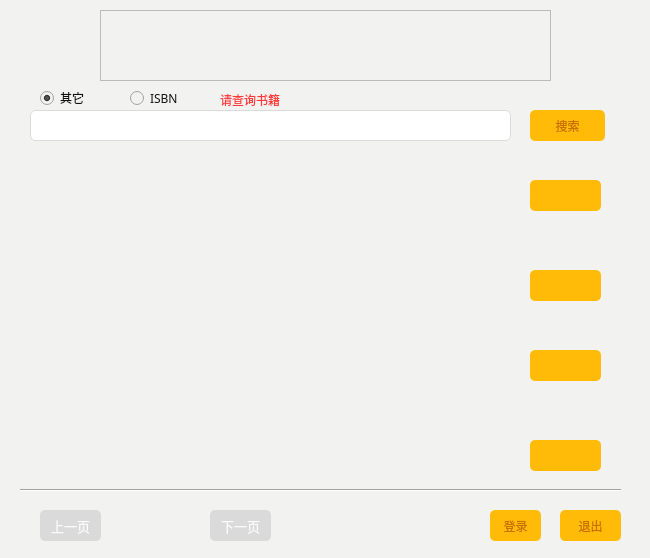
<?xml version="1.0" encoding="UTF-8"?>
<ui version="4.0">
 <class>index</class>
 <widget class="QWidget" name="index">
  <property name="enabled">
   <bool>true</bool>
  </property>
  <property name="geometry">
   <rect>
    <x>0</x>
    <y>0</y>
    <width>650</width>
    <height>558</height>
   </rect>
  </property>
  <property name="windowTitle">
   <string>index</string>
  </property>
  <property name="styleSheet">
   <string notr="true">background-color:#f2f2f0;</string>
  </property>
  <widget class="QLabel" name="_12">
   <property name="enabled">
    <bool>false</bool>
   </property>
   <property name="geometry">
    <rect>
     <x>60</x>
     <y>180</y>
     <width>141</width>
     <height>21</height>
    </rect>
   </property>
   <property name="font">
    <font>
     <family>微软雅黑</family>
     <pointsize>10</pointsize>
    </font>
   </property>
   <property name="autoFillBackground">
    <bool>false</bool>
   </property>
   <property name="styleSheet">
    <string notr="true">color:#666;</string>
   </property>
   <property name="text">
    <string/>
   </property>
  </widget>
  <widget class="QLabel" name="_21">
   <property name="enabled">
    <bool>false</bool>
   </property>
   <property name="geometry">
    <rect>
     <x>40</x>
     <y>250</y>
     <width>461</width>
     <height>21</height>
    </rect>
   </property>
   <property name="font">
    <font>
     <family>微软雅黑</family>
     <pointsize>12</pointsize>
    </font>
   </property>
   <property name="autoFillBackground">
    <bool>false</bool>
   </property>
   <property name="text">
    <string/>
   </property>
  </widget>
  <widget class="QLabel" name="_42">
   <property name="enabled">
    <bool>false</bool>
   </property>
   <property name="geometry">
    <rect>
     <x>60</x>
     <y>440</y>
     <width>151</width>
     <height>21</height>
    </rect>
   </property>
   <property name="font">
    <font>
     <family>微软雅黑</family>
     <pointsize>10</pointsize>
    </font>
   </property>
   <property name="autoFillBackground">
    <bool>false</bool>
   </property>
   <property name="styleSheet">
    <string notr="true">color:#666;</string>
   </property>
   <property name="text">
    <string/>
   </property>
  </widget>
  <widget class="QLabel" name="_22">
   <property name="enabled">
    <bool>false</bool>
   </property>
   <property name="geometry">
    <rect>
     <x>60</x>
     <y>270</y>
     <width>141</width>
     <height>21</height>
    </rect>
   </property>
   <property name="font">
    <font>
     <family>微软雅黑</family>
     <pointsize>10</pointsize>
    </font>
   </property>
   <property name="autoFillBackground">
    <bool>false</bool>
   </property>
   <property name="styleSheet">
    <string notr="true">color:#666;</string>
   </property>
   <property name="text">
    <string/>
   </property>
  </widget>
  <widget class="QPushButton" name="_15">
   <property name="enabled">
    <bool>true</bool>
   </property>
   <property name="geometry">
    <rect>
     <x>530</x>
     <y>180</y>
     <width>71</width>
     <height>31</height>
    </rect>
   </property>
   <property name="font">
    <font>
     <family>微软雅黑</family>
     <pointsize>12</pointsize>
    </font>
   </property>
   <property name="mouseTracking">
    <bool>false</bool>
   </property>
   <property name="acceptDrops">
    <bool>false</bool>
   </property>
   <property name="styleSheet">
    <string notr="true">QPushButton:hover{background:qlineargradient(spread:pad, x1:0.505682, y1:0, x2:0.539773, y2:1, stop:0 rgba(255, 208, 32, 255), stop:1 rgba(255, 196, 19, 255));color:#c97002;border-radius:5;border:#E79F14;}
QPushButton:!hover{background-color:#ffbb07;
color:#c97002;border-radius:5;}
</string>
   </property>
   <property name="text">
    <string/>
   </property>
  </widget>
  <widget class="QPushButton" name="page_prev">
   <property name="geometry">
    <rect>
     <x>40</x>
     <y>510</y>
     <width>61</width>
     <height>31</height>
    </rect>
   </property>
   <property name="font">
    <font>
     <family>微软雅黑</family>
     <pointsize>10</pointsize>
    </font>
   </property>
   <property name="styleSheet">
    <string notr="true">background-color:#DADADA;border-radius:5;color:#fafafa</string>
   </property>
   <property name="text">
    <string>上一页</string>
   </property>
  </widget>
  <widget class="QPushButton" name="_35">
   <property name="enabled">
    <bool>true</bool>
   </property>
   <property name="geometry">
    <rect>
     <x>530</x>
     <y>350</y>
     <width>71</width>
     <height>31</height>
    </rect>
   </property>
   <property name="font">
    <font>
     <family>微软雅黑</family>
     <pointsize>12</pointsize>
    </font>
   </property>
   <property name="mouseTracking">
    <bool>false</bool>
   </property>
   <property name="acceptDrops">
    <bool>false</bool>
   </property>
   <property name="styleSheet">
    <string notr="true">QPushButton:hover{background:qlineargradient(spread:pad, x1:0.505682, y1:0, x2:0.539773, y2:1, stop:0 rgba(255, 208, 32, 255), stop:1 rgba(255, 196, 19, 255));color:#c97002;border-radius:5;border:#E79F14;}
QPushButton:!hover{background-color:#ffbb07;
color:#c97002;border-radius:5;}
</string>
   </property>
   <property name="text">
    <string/>
   </property>
  </widget>
  <widget class="QLabel" name="_41">
   <property name="enabled">
    <bool>false</bool>
   </property>
   <property name="geometry">
    <rect>
     <x>40</x>
     <y>420</y>
     <width>461</width>
     <height>21</height>
    </rect>
   </property>
   <property name="font">
    <font>
     <family>微软雅黑</family>
     <pointsize>12</pointsize>
    </font>
   </property>
   <property name="autoFillBackground">
    <bool>false</bool>
   </property>
   <property name="text">
    <string/>
   </property>
  </widget>
  <widget class="QPushButton" name="_45">
   <property name="enabled">
    <bool>true</bool>
   </property>
   <property name="geometry">
    <rect>
     <x>530</x>
     <y>440</y>
     <width>71</width>
     <height>31</height>
    </rect>
   </property>
   <property name="font">
    <font>
     <family>微软雅黑</family>
     <pointsize>12</pointsize>
    </font>
   </property>
   <property name="mouseTracking">
    <bool>false</bool>
   </property>
   <property name="acceptDrops">
    <bool>false</bool>
   </property>
   <property name="styleSheet">
    <string notr="true">QPushButton:hover{background:qlineargradient(spread:pad, x1:0.505682, y1:0, x2:0.539773, y2:1, stop:0 rgba(255, 208, 32, 255), stop:1 rgba(255, 196, 19, 255));color:#c97002;border-radius:5;border:#E79F14;}
QPushButton:!hover{background-color:#ffbb07;
color:#c97002;border-radius:5;}
</string>
   </property>
   <property name="text">
    <string/>
   </property>
  </widget>
  <widget class="QLabel" name="_14">
   <property name="enabled">
    <bool>false</bool>
   </property>
   <property name="geometry">
    <rect>
     <x>60</x>
     <y>200</y>
     <width>441</width>
     <height>21</height>
    </rect>
   </property>
   <property name="font">
    <font>
     <family>微软雅黑</family>
     <pointsize>10</pointsize>
    </font>
   </property>
   <property name="autoFillBackground">
    <bool>false</bool>
   </property>
   <property name="styleSheet">
    <string notr="true">color:#666;</string>
   </property>
   <property name="text">
    <string/>
   </property>
  </widget>
  <widget class="QLabel" name="_13">
   <property name="enabled">
    <bool>false</bool>
   </property>
   <property name="geometry">
    <rect>
     <x>220</x>
     <y>180</y>
     <width>54</width>
     <height>21</height>
    </rect>
   </property>
   <property name="font">
    <font>
     <family>微软雅黑</family>
     <pointsize>10</pointsize>
    </font>
   </property>
   <property name="autoFillBackground">
    <bool>false</bool>
   </property>
   <property name="styleSheet">
    <string notr="true">color:#666;</string>
   </property>
   <property name="text">
    <string/>
   </property>
  </widget>
  <widget class="QLabel" name="_11">
   <property name="enabled">
    <bool>false</bool>
   </property>
   <property name="geometry">
    <rect>
     <x>40</x>
     <y>160</y>
     <width>461</width>
     <height>21</height>
    </rect>
   </property>
   <property name="font">
    <font>
     <family>微软雅黑</family>
     <pointsize>12</pointsize>
    </font>
   </property>
   <property name="autoFillBackground">
    <bool>false</bool>
   </property>
   <property name="text">
    <string/>
   </property>
   <property name="scaledContents">
    <bool>false</bool>
   </property>
  </widget>
  <widget class="QLabel" name="_44">
   <property name="enabled">
    <bool>false</bool>
   </property>
   <property name="geometry">
    <rect>
     <x>60</x>
     <y>460</y>
     <width>441</width>
     <height>21</height>
    </rect>
   </property>
   <property name="font">
    <font>
     <family>微软雅黑</family>
     <pointsize>10</pointsize>
    </font>
   </property>
   <property name="autoFillBackground">
    <bool>false</bool>
   </property>
   <property name="styleSheet">
    <string notr="true">color:#666;</string>
   </property>
   <property name="text">
    <string/>
   </property>
  </widget>
  <widget class="QRadioButton" name="radio_book">
   <property name="enabled">
    <bool>true</bool>
   </property>
   <property name="geometry">
    <rect>
     <x>40</x>
     <y>90</y>
     <width>61</width>
     <height>16</height>
    </rect>
   </property>
   <property name="font">
    <font>
     <family>微软雅黑</family>
    </font>
   </property>
   <property name="styleSheet">
    <string notr="true">color:#111;</string>
   </property>
   <property name="text">
    <string>其它</string>
   </property>
   <property name="checked">
    <bool>true</bool>
   </property>
  </widget>
  <widget class="QLabel" name="_34">
   <property name="enabled">
    <bool>false</bool>
   </property>
   <property name="geometry">
    <rect>
     <x>60</x>
     <y>370</y>
     <width>441</width>
     <height>21</height>
    </rect>
   </property>
   <property name="font">
    <font>
     <family>微软雅黑</family>
     <pointsize>10</pointsize>
    </font>
   </property>
   <property name="autoFillBackground">
    <bool>false</bool>
   </property>
   <property name="styleSheet">
    <string notr="true">color:#666;</string>
   </property>
   <property name="text">
    <string/>
   </property>
  </widget>
  <widget class="QPushButton" name="_25">
   <property name="enabled">
    <bool>true</bool>
   </property>
   <property name="geometry">
    <rect>
     <x>530</x>
     <y>270</y>
     <width>71</width>
     <height>31</height>
    </rect>
   </property>
   <property name="font">
    <font>
     <family>微软雅黑</family>
     <pointsize>12</pointsize>
    </font>
   </property>
   <property name="mouseTracking">
    <bool>false</bool>
   </property>
   <property name="acceptDrops">
    <bool>false</bool>
   </property>
   <property name="styleSheet">
    <string notr="true">QPushButton:hover{background:qlineargradient(spread:pad, x1:0.505682, y1:0, x2:0.539773, y2:1, stop:0 rgba(255, 208, 32, 255), stop:1 rgba(255, 196, 19, 255));color:#c97002;border-radius:5;border:#E79F14;}
QPushButton:!hover{background-color:#ffbb07;
color:#c97002;border-radius:5;}
</string>
   </property>
   <property name="text">
    <string/>
   </property>
  </widget>
  <widget class="Line" name="line_4">
   <property name="enabled">
    <bool>false</bool>
   </property>
   <property name="geometry">
    <rect>
     <x>20</x>
     <y>480</y>
     <width>601</width>
     <height>20</height>
    </rect>
   </property>
   <property name="styleSheet">
    <string notr="true">opacity:0.7;</string>
   </property>
   <property name="orientation">
    <enum>Qt::Horizontal</enum>
   </property>
  </widget>
  <widget class="QLabel" name="_32">
   <property name="enabled">
    <bool>false</bool>
   </property>
   <property name="geometry">
    <rect>
     <x>60</x>
     <y>350</y>
     <width>141</width>
     <height>21</height>
    </rect>
   </property>
   <property name="font">
    <font>
     <family>微软雅黑</family>
     <pointsize>10</pointsize>
    </font>
   </property>
   <property name="autoFillBackground">
    <bool>false</bool>
   </property>
   <property name="styleSheet">
    <string notr="true">color:#666;</string>
   </property>
   <property name="text">
    <string/>
   </property>
  </widget>
  <widget class="QPushButton" name="page_next">
   <property name="geometry">
    <rect>
     <x>210</x>
     <y>510</y>
     <width>61</width>
     <height>31</height>
    </rect>
   </property>
   <property name="font">
    <font>
     <family>微软雅黑</family>
     <pointsize>10</pointsize>
    </font>
   </property>
   <property name="styleSheet">
    <string notr="true">background-color:#DADADA;border-radius:5;color:#fafafa</string>
   </property>
   <property name="text">
    <string>下一页</string>
   </property>
  </widget>
  <widget class="QLabel" name="_31">
   <property name="enabled">
    <bool>false</bool>
   </property>
   <property name="geometry">
    <rect>
     <x>40</x>
     <y>330</y>
     <width>461</width>
     <height>21</height>
    </rect>
   </property>
   <property name="font">
    <font>
     <family>微软雅黑</family>
     <pointsize>12</pointsize>
    </font>
   </property>
   <property name="autoFillBackground">
    <bool>false</bool>
   </property>
   <property name="text">
    <string/>
   </property>
  </widget>
  <widget class="QLabel" name="_24">
   <property name="enabled">
    <bool>false</bool>
   </property>
   <property name="geometry">
    <rect>
     <x>60</x>
     <y>290</y>
     <width>441</width>
     <height>21</height>
    </rect>
   </property>
   <property name="font">
    <font>
     <family>微软雅黑</family>
     <pointsize>10</pointsize>
    </font>
   </property>
   <property name="autoFillBackground">
    <bool>false</bool>
   </property>
   <property name="styleSheet">
    <string notr="true">color:#666;</string>
   </property>
   <property name="text">
    <string/>
   </property>
  </widget>
  <widget class="QLineEdit" name="text_search">
   <property name="geometry">
    <rect>
     <x>30</x>
     <y>110</y>
     <width>481</width>
     <height>31</height>
    </rect>
   </property>
   <property name="font">
    <font>
     <family>微软雅黑</family>
     <pointsize>10</pointsize>
    </font>
   </property>
   <property name="styleSheet">
    <string notr="true">background:#fff;
border-radius:5;
border: 1px solid #dbdbd9;
padding-left:10;
color:#555;</string>
   </property>
   <property name="text">
    <string/>
   </property>
  </widget>
  <widget class="QRadioButton" name="radio_ISBN">
   <property name="geometry">
    <rect>
     <x>130</x>
     <y>90</y>
     <width>61</width>
     <height>16</height>
    </rect>
   </property>
   <property name="font">
    <font>
     <family>微软雅黑</family>
    </font>
   </property>
   <property name="styleSheet">
    <string notr="true">color:#111;</string>
   </property>
   <property name="text">
    <string>ISBN</string>
   </property>
  </widget>
  <widget class="QLabel" name="_23">
   <property name="enabled">
    <bool>false</bool>
   </property>
   <property name="geometry">
    <rect>
     <x>220</x>
     <y>270</y>
     <width>54</width>
     <height>21</height>
    </rect>
   </property>
   <property name="font">
    <font>
     <family>微软雅黑</family>
     <pointsize>10</pointsize>
    </font>
   </property>
   <property name="autoFillBackground">
    <bool>false</bool>
   </property>
   <property name="styleSheet">
    <string notr="true">color:#666;</string>
   </property>
   <property name="text">
    <string/>
   </property>
  </widget>
  <widget class="QLabel" name="_33">
   <property name="enabled">
    <bool>false</bool>
   </property>
   <property name="geometry">
    <rect>
     <x>220</x>
     <y>350</y>
     <width>54</width>
     <height>21</height>
    </rect>
   </property>
   <property name="font">
    <font>
     <family>微软雅黑</family>
     <pointsize>10</pointsize>
    </font>
   </property>
   <property name="autoFillBackground">
    <bool>false</bool>
   </property>
   <property name="styleSheet">
    <string notr="true">color:#666;</string>
   </property>
   <property name="text">
    <string/>
   </property>
  </widget>
  <widget class="QLabel" name="_43">
   <property name="enabled">
    <bool>false</bool>
   </property>
   <property name="geometry">
    <rect>
     <x>220</x>
     <y>440</y>
     <width>51</width>
     <height>21</height>
    </rect>
   </property>
   <property name="font">
    <font>
     <family>微软雅黑</family>
     <pointsize>10</pointsize>
    </font>
   </property>
   <property name="autoFillBackground">
    <bool>false</bool>
   </property>
   <property name="styleSheet">
    <string notr="true">color:#666;</string>
   </property>
   <property name="text">
    <string/>
   </property>
  </widget>
  <widget class="QPushButton" name="button_search">
   <property name="geometry">
    <rect>
     <x>530</x>
     <y>110</y>
     <width>75</width>
     <height>31</height>
    </rect>
   </property>
   <property name="autoFillBackground">
    <bool>false</bool>
   </property>
   <property name="styleSheet">
    <string notr="true">QPushButton:hover{background:qlineargradient(spread:pad, x1:0.505682, y1:0, x2:0.539773, y2:1, stop:0 rgba(255, 208, 32, 255), stop:1 rgba(255, 196, 19, 255));color:#c97002;border-radius:5;border:#E79F14;}
QPushButton:!hover{background-color:#ffbb07;
color:#c97002;border-radius:5;}
</string>
   </property>
   <property name="text">
    <string>搜索</string>
   </property>
  </widget>
  <widget class="QPushButton" name="button_exit">
   <property name="geometry">
    <rect>
     <x>560</x>
     <y>510</y>
     <width>61</width>
     <height>31</height>
    </rect>
   </property>
   <property name="styleSheet">
    <string notr="true">QPushButton:hover{background:qlineargradient(spread:pad, x1:0.505682, y1:0, x2:0.539773, y2:1, stop:0 rgba(255, 208, 32, 255), stop:1 rgba(255, 196, 19, 255));color:#c97002;border-radius:5;border:#E79F14;}
QPushButton:!hover{background-color:#ffbb07;
color:#c97002;border-radius:5;}
</string>
   </property>
   <property name="text">
    <string>退出</string>
   </property>
  </widget>
  <widget class="QPushButton" name="button_tologin">
   <property name="geometry">
    <rect>
     <x>490</x>
     <y>510</y>
     <width>51</width>
     <height>31</height>
    </rect>
   </property>
   <property name="styleSheet">
    <string notr="true">QPushButton:hover{background:qlineargradient(spread:pad, x1:0.505682, y1:0, x2:0.539773, y2:1, stop:0 rgba(255, 208, 32, 255), stop:1 rgba(255, 196, 19, 255));color:#c97002;border-radius:5;border:#E79F14;}
QPushButton:!hover{background-color:#ffbb07;
color:#c97002;border-radius:5;}
</string>
   </property>
   <property name="text">
    <string>登录</string>
   </property>
  </widget>
  <widget class="QFrame" name="frame">
   <property name="geometry">
    <rect>
     <x>100</x>
     <y>10</y>
     <width>451</width>
     <height>71</height>
    </rect>
   </property>
   <property name="styleSheet">
    <string notr="true">background-image:url(:/new/prefix1/1_03.png);</string>
   </property>
   <property name="frameShape">
    <enum>QFrame::StyledPanel</enum>
   </property>
   <property name="frameShadow">
    <enum>QFrame::Raised</enum>
   </property>
  </widget>
  <widget class="QLabel" name="waring">
   <property name="geometry">
    <rect>
     <x>220</x>
     <y>90</y>
     <width>161</width>
     <height>20</height>
    </rect>
   </property>
   <property name="styleSheet">
    <string notr="true">color:#ff3737;
font-weight:normal;</string>
   </property>
   <property name="text">
    <string>请查询书籍</string>
   </property>
  </widget>
  <widget class="QLabel" name="waring_2">
   <property name="geometry">
    <rect>
     <x>290</x>
     <y>520</y>
     <width>161</width>
     <height>20</height>
    </rect>
   </property>
   <property name="styleSheet">
    <string notr="true">color:#ff3737;
font-weight:normal;</string>
   </property>
   <property name="text">
    <string/>
   </property>
  </widget>
 </widget>
 <resources/>
 <connections/>
</ui>
